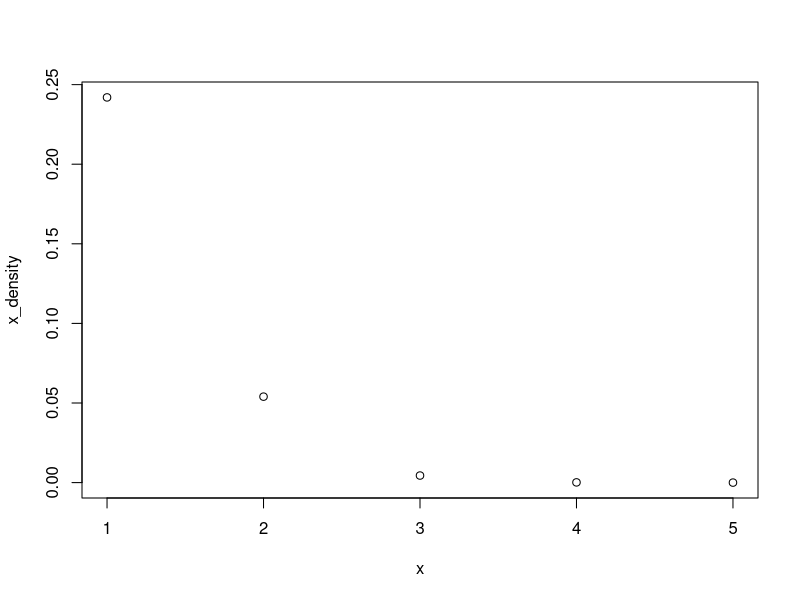
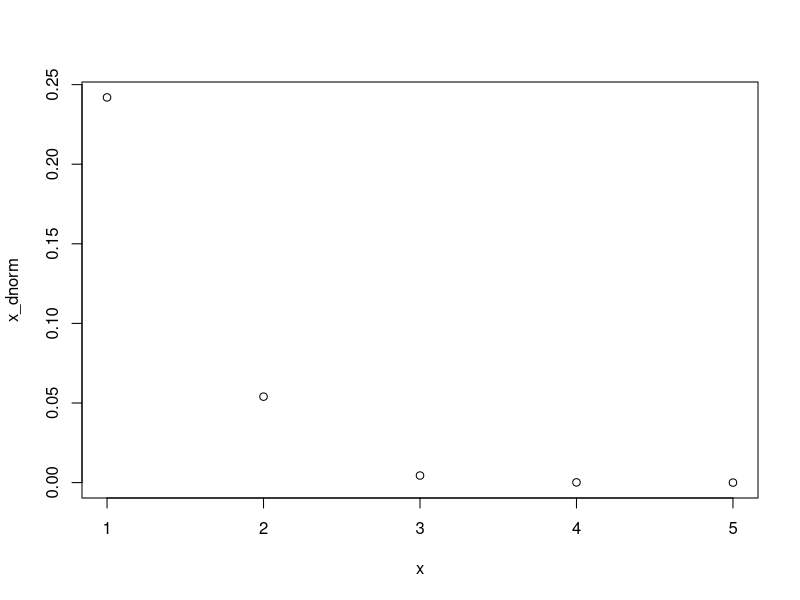
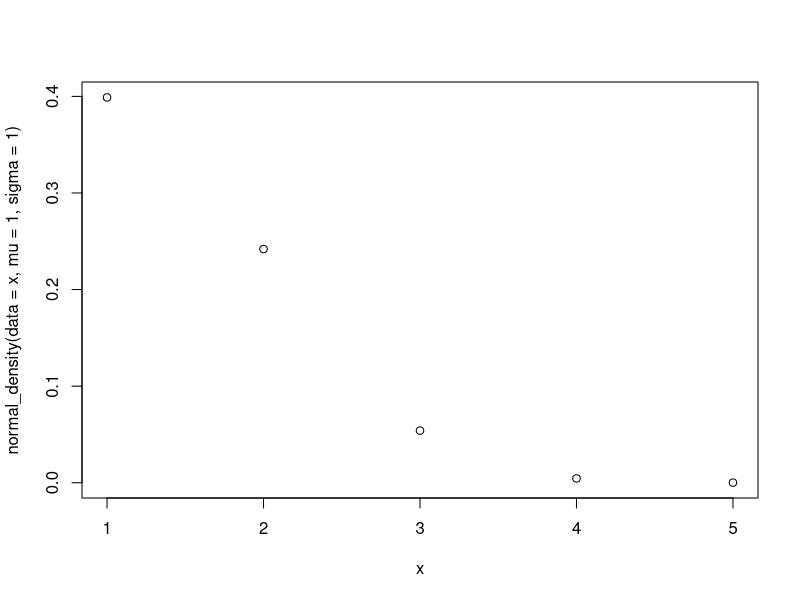
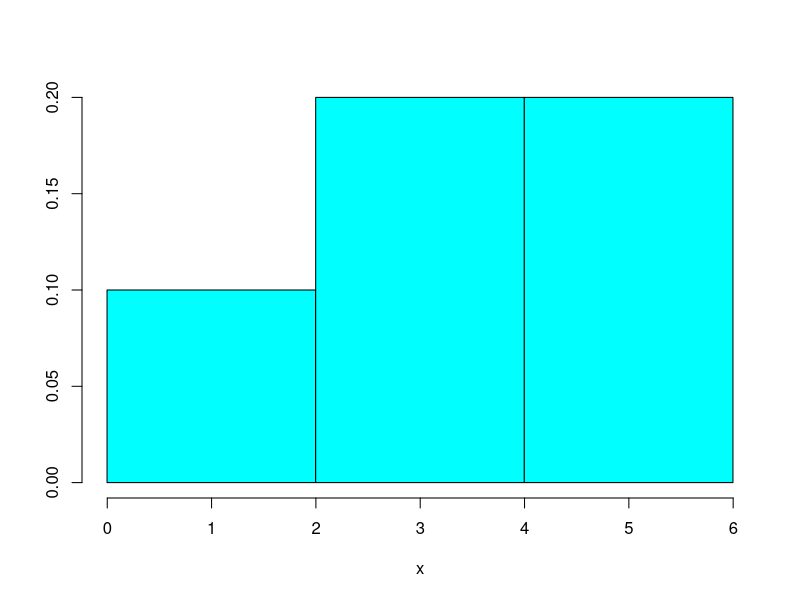
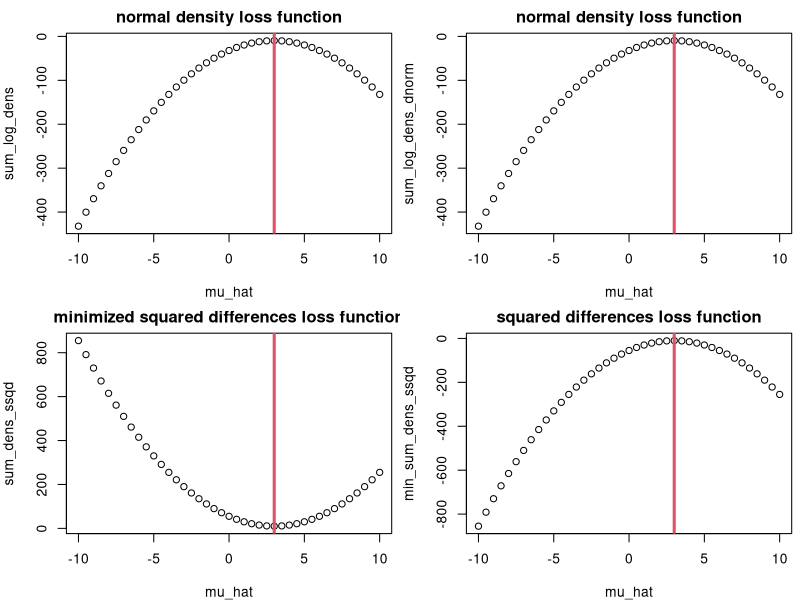

Recreate these plots in R, in order.
## R_Demo_Simulation_Learning_Estimate_Mean.R
##########################################################################
## INSTRUCTOR: Christopher Fariss
## COURSE NAME: Programming and Simulation Methods for Computational Social Science (2W)
## University of Essex Summer School 2023
##
## Date: 2024-07-22
##
## Please e-mail me if you find any errors or have and suggestions (either email is fine)
## e-mail: cjf0006@gmail.com
## e-mail: cjfariss@umich.edu
##
##########################################################################
## Introduction to tutorial:
##
## For this R tutorial, we will learn how:
##
## (1a) Use the normal density function to see that it is useful for many applications
## (1b) Specifically, we will estimate a mean instead of calculating it directly using a combination of values from the normal density function
## (1c) Use a normal density function to construct a likelihood function or loss function to evaluate how well/close the estimated mean is to the observed data values
## (2) Observe that calculating the true mean is very simple so it is easy to verify that the combination of density functions gives the same answer as the simple calculation
## (3) Note that there are more complicated models where estimating the best set of parameters is not as easy as simply calculating the mean. We will use this combination of density function values to find the best set of parameters. Sometimes this is called maximum likelihood estimation or MLE for short
##
##########################################################################

## install the library if necessary
## load packages
pkgs <- c("MASS")
invisible(sapply(pkgs, require, character.only = TRUE))

## create sequence of real numbers
#x <- seq(-3,3,.1)
x <- 1:5
x
mean(x)

## set mean and variance parameters
mu <- 0
sigma <- 1
sigma_pow2 <- sigma^2

## calculate the density using the normal distribution function
x_density <- 1/(sigma*sqrt(2*pi)) * exp(-(x - mu)^2/2*sigma^2)
x_density

## plot the two estimated densities to verify that they are the same
plot(x, x_density)

## calculate the density using the normal distribution function built into R
x_dnorm <- dnorm(x, mean=mu, sd=sigma)
x_dnorm

## plot the two estimated densities to verify that they are the same
plot(x, x_dnorm)

## program a function
normal_density <- function(data, mu, sigma){
  1/(sigma*sqrt(2*pi)) * exp(-(data - mu)^2/2*sigma^2)
}

## let's change the mean
normal_density(data=x, mu=3, sigma=1)

## plot the two estimated densities to verify that they are the same
par(mfrow=c(1,1))
plot(x, normal_density(data=x, mu=1, sigma=1))


## data (we want the mean estimate for this numeric vector)
x <- c(1,2,3,4,5)
x

mean(x)
sum(x)/length(x)

## fix sigma to 1
sigma <- 1

## let's check to see if the best estimate for the mean is 1
mu <- 1
sum(log(1/(sigma*sqrt(2*pi)) * exp(-(x - mu)^2/2*sigma^2)))
prod(1/(sigma*sqrt(2*pi)) * exp(-(x - mu)^2/2*sigma^2))

prod(1:3)

## let's check to see if the best estimate for the mean is 2
mu <- 2
sum(log(1/(sigma*sqrt(2*pi)) * exp(-(x - mu)^2/2*sigma^2)))

## let's check to see if the best estimate for the mean is 3
mu <- 3
sum(log(1/(sigma*sqrt(2*pi)) * exp(-(x - mu)^2/2*sigma^2)))

## let's check to see if the best estimate for the mean is 4
mu <- 4
sum(log(1/(sigma*sqrt(2*pi)) * exp(-(x - mu)^2/2*sigma^2)))

## let's check to see if the best estimate for the mean is 5
mu <- 5
sum(log(1/(sigma*sqrt(2*pi)) * exp(-(x - mu)^2/2*sigma^2)))

## is there any value of mu that generates a larger sum of logged values than 3?


## data (we want the mean estimate for this numeric vector)
x <- c(1,2,3,4,5)
x

#x <- runif(100)
truehist(x)

## vector to keep track of the loss function values
sum_log_dens <- NA
sum_log_dens_dnorm <- NA
sum_dens_ssqd <- NA
min_sum_dens_ssqd <- NA

## candidate values for our estimate of mu, which is the mean value we are trying to estimate
mu_hat <-seq(-10,10,.5)
mu_hat

## loop through all the mu_hat values to determine which one is the best using the sum of the logged densities
for(i in 1:length(mu_hat)){
  
  ## set mu_hat value to mu for the loss evaluation (mu is different for each iteration of the loop)
  mu <- mu_hat[i]
  
  ## normal density loss function
  sum_log_dens[i] <- sum(log(1/(sigma*sqrt(2*pi)) * exp(-(x - mu)^2/2*sigma^2)))
  
  ## dnorm loss function
  sum_log_dens_dnorm[i] <- sum(log(dnorm(x=x,mean=mu,sd=sigma)))
  
  ## ssdq sum of squared differences loss function (maximize)
  sum_dens_ssqd[i] <- sum((x-mu)^2)
  
  ## negative ssdq sum of squared differences loss function (minimize)
  min_sum_dens_ssqd[i] <- -sum((x-mu)^2)
  
}

par(mfrow=c(2,2), mar=c(4,4,2,.5))

## plot the normal density loss function
plot(mu_hat, sum_log_dens, main="normal density loss function")
abline(v=mean(x), col=2, lwd=3)

## plot the dnorm loss function
plot(mu_hat, sum_log_dens_dnorm, main="normal density loss function")
abline(v=mean(x), col=2, lwd=3)

## plot the ssdq sum of squared differences loss function
plot(mu_hat, sum_dens_ssqd, main="minimized squared differences loss function")
abline(v=mean(x), col=2, lwd=3)

## plot the ssdq sum of squared differences loss function
plot(mu_hat, min_sum_dens_ssqd, main="squared differences loss function")
abline(v=mean(x), col=2, lwd=3)
